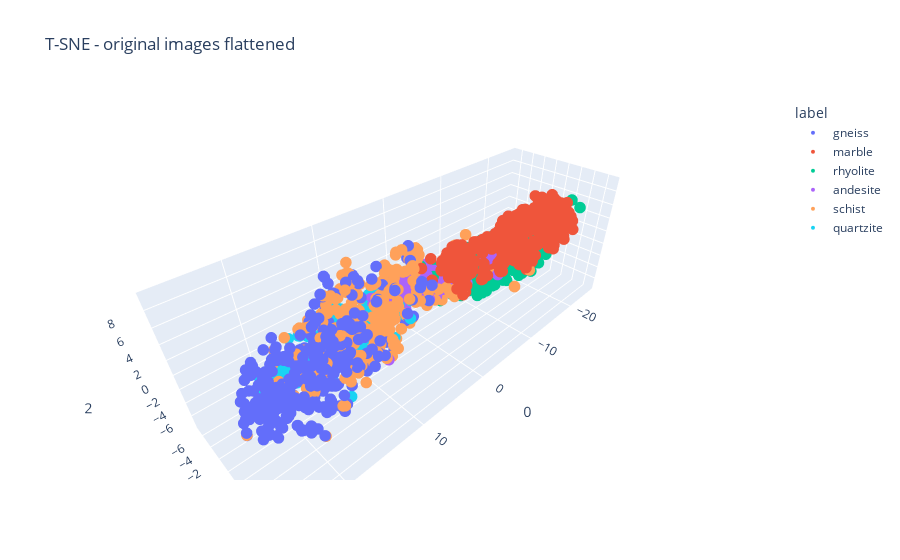

Notebook source saved alongside this figure:
### Code cell
## T-SNE - original images flattened
create_tsne_plot("T-SNE - original images flattened", flattened, total_labels, n_components=3)

### Figure 1 — Plotly figure (JSON) as saved in the notebook; plotly's stock layout.template omitted (floating-point values rounded to 4 significant figures; data arrays with more than 128 entries replaced by an {"elided": "..."} marker saying what was removed)
{"data": [{"hovertemplate": "label=gneiss<br>0=%{x}<br>1=%{y}<br>2=%{z}<extra></extra>", "legendgroup": "gneiss", "marker": {"color": "#636efa", "size": 4, "symbol": "circle"}, "mode": "markers", "name": "gneiss", "scene": "scene", "showlegend": true, "type": "scatter3d", "x": {"elided": "354 float values"}, "y": {"elided": "354 float values"}, "z": {"elided": "354 float values"}}, {"hovertemplate": "label=marble<br>0=%{x}<br>1=%{y}<br>2=%{z}<extra></extra>", "legendgroup": "marble", "marker": {"color": "#EF553B", "size": 4, "symbol": "circle"}, "mode": "markers", "name": "marble", "scene": "scene", "showlegend": true, "type": "scatter3d", "x": {"elided": "328 float values"}, "y": {"elided": "328 float values"}, "z": {"elided": "328 float values"}}, {"hovertemplate": "label=rhyolite<br>0=%{x}<br>1=%{y}<br>2=%{z}<extra></extra>", "legendgroup": "rhyolite", "marker": {"color": "#00cc96", "size": 4, "symbol": "circle"}, "mode": "markers", "name": "rhyolite", "scene": "scene", "showlegend": true, "type": "scatter3d", "x": {"elided": "337 float values"}, "y": {"elided": "337 float values"}, "z": {"elided": "337 float values"}}, {"hovertemplate": "label=andesite<br>0=%{x}<br>1=%{y}<br>2=%{z}<extra></extra>", "legendgroup": "andesite", "marker": {"color": "#ab63fa", "size": 4, "symbol": "circle"}, "mode": "markers", "name": "andesite", "scene": "scene", "showlegend": true, "type": "scatter3d", "x": {"elided": "337 float values"}, "y": {"elided": "337 float values"}, "z": {"elided": "337 float values"}}, {"hovertemplate": "label=schist<br>0=%{x}<br>1=%{y}<br>2=%{z}<extra></extra>", "legendgroup": "schist", "marker": {"color": "#FFA15A", "size": 4, "symbol": "circle"}, "mode": "markers", "name": "schist", "scene": "scene", "showlegend": true, "type": "scatter3d", "x": {"elided": "316 float values"}, "y": {"elided": "316 float values"}, "z": {"elided": "316 float values"}}, {"hovertemplate": "label=quartzite<br>0=%{x}<br>1=%{y}<br>2=%{z}<extra></extra>", "legendgroup": "quartzite", "marker": {"color": "#19d3f3", "size": 4, "symbol": "circle"}, "mode": "markers", "name": "quartzite", "scene": "scene", "showlegend": true, "type": "scatter3d", "x": {"elided": "328 float values"}, "y": {"elided": "328 float values"}, "z": {"elided": "328 float values"}}], "layout": {"legend": {"title": {"text": "label"}, "tracegroupgap": 0}, "scene": {"domain": {"x": [0, 1], "y": [0, 1]}, "xaxis": {"title": {"text": "0"}}, "yaxis": {"title": {"text": "1"}}, "zaxis": {"title": {"text": "2"}}}, "title": {"text": "T-SNE - original images flattened"}}}
